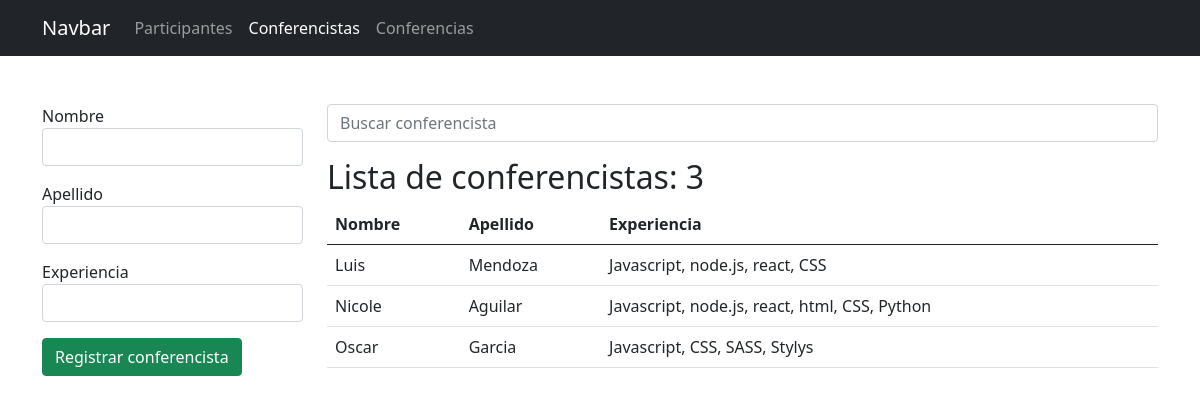
The app's page /conferencistas/ with its own data.
### app_registro/models.py (models this page shows, shortened)
class Conferencista(models.Model):
    nombre = models.CharField(max_length=30)
    apellido = models.CharField(max_length=30)
    experiencia = models.TextField()

### app_registro/views.py (the view, shortened to what this page needs)
# urls.py: path('conferencistas/',views.conferencistas, name="conferencistas"),
def conferencistas(request):
    activo = 'conferencistas'
    q = request.GET.get('q')
    if q:
        data = Conferencista.objects.filter(nombre__startswith=q).order_by('nombre')
        '''
            select *
            from conferencistas
            where nombre like 'n%'
        '''
    else:
        data = Conferencista.objects.all().order_by('nombre')
    ctx = {
        'activo': activo,
        'conferencistas': data,
        'q': q
    }
    return render(request, 'registro/conferencistas.html', ctx)

### app_registro/templates/registro/conferencistas.html (shortened to what this page needs)
{% extends "base.html" %}
{% block container %}
    <div class="row">
        <div class="col-3">
            {% if c %}
            <form action="{% url 'editar_conferencista' c.id %}" method="post">
            {% else %}
            <form action="{% url 'conferencistas' %}" method="post">
            {% endif %}
                <div class="mb-3">
                    <label for="nombre">Nombre</label>
                    <input type="text" value="{{ c.nombre }}" name="nombre" id="nombre" class="form-control" required autofocus>
                </div>
                <div class="mb-3">
                    <label for="apellido">Apellido</label>
                    <input type="text" value="{{ c.apellido }}" name="apellido" id="apellido" class="form-control" required>
                </div>
                <div class="mb-3">
                    <label for="experiencia">Experiencia</label>
                    <input type="text" value="{{ c.experiencia }}" name="experiencia" id="experiencia" class="form-control" required>
                </div>
                <div class="mb-3">
                    {% if c %}
                    <input type="submit" class="btn btn-success" value="Actualizar conferencista">
                    {% else %}
                    <input type="submit" class="btn btn-success" value="Registrar conferencista">
                    {% endif %}
                </div>
            </form>
        </div>
        <div class="col-9">
            <form action="" method="get">
                <input type="search" name="q" value="{{ q|default_if_none:'' }}" class="form-control" placeholder="Buscar conferencista">
            </form>
            <h2 class="mt-3">Lista de conferencistas: {{ conferencistas.count }}</h2>
            <table class="table table-hover">
                <thead>
                    <tr>
                        <th>Nombre</th>
                        <th>Apellido</th>
                        <th>Experiencia</th>
                    </tr>
                </thead>
                <tbody>
                    {% for c in conferencistas %}
                    <tr>
                        <td>{{ c.nombre }}</td>
                        <td>{{ c.apellido }}</td>
                        <td>{{ c.experiencia }}</td>
                    </tr>
                    {% empty %}
                    <tr>
                        <td colspan="5" class="text-danger text-center">No se encontraron resultados</td>
                    </tr>
                    {% endfor %}
                </tbody>
            </table>
        </div>
    </div>
{% endblock %}

### records on screen
Conferencista: nombre "Luis", apellido "Mendoza", experiencia "Javascript, node.js, react, CSS"
Conferencista: nombre "Nicole", apellido "Aguilar", experiencia "Javascript, node.js, react, html, CSS, Python"
Conferencista: nombre "Oscar", apellido "Garcia", experiencia "Javascript, CSS, SASS, Stylys"

### other values on screen
{{ conferencistas.count }} "3"
